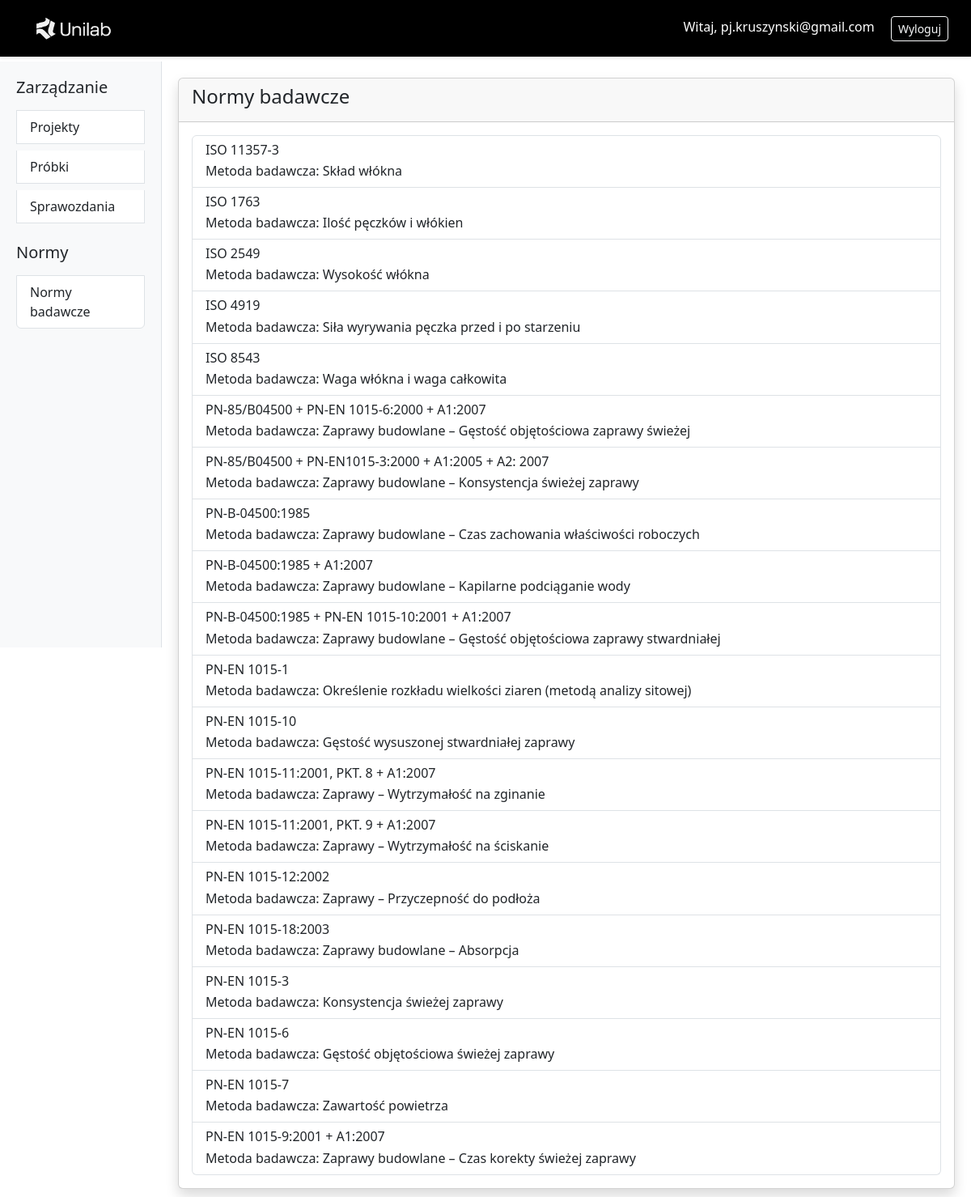
The page /standards/ (signed in) on the database its author committed.
### users/models.py (models this page shows, shortened)
class User(AbstractUser):
    username = None
    email = models.EmailField(unique=True)
    USERNAME_FIELD = 'email'
    REQUIRED_FIELDS = ['first_name', 'last_name']
    USER_TYPE_CHOICES = [
        ('personal', 'Personal'),
        ('company', 'Company')
    ]
    user_type = models.CharField(
        max_length=8, choices=USER_TYPE_CHOICES,
        default='personal'
    )
    company_name = models.CharField(max_length=255, blank=True, null=True)
    company_address = models.CharField(max_length=255, blank=True, null=True)
    tax_id = models.CharField(
        max_length=10, blank=True, null=True,
        validators=[validate_nip], verbose_name="NIP"
    )
    objects = UserManager()

### projects/models.py (models this page shows, shortened)
class ResearchStandard(models.Model):
    name = models.CharField("Norma badawcza", max_length=50, help_text="Nazwa normy badawczej np. PN-EN 206")
    method = models.CharField(max_length=50, help_text="Metoda badania np. Wytrzymałość na ściskanie")
    class Meta:
        verbose_name = _("Norma Badawcza")
        verbose_name_plural = _("Normy Badawcze")
        ordering = ['name']
        constraints = [
            models.UniqueConstraint(
                fields=['name', 'method'],
                name='unique_standard_method'
            )
        ]

### projects/views.py (the view)
class ResearchStandardListView(LoginRequiredMixin, ListView):
    model = ResearchStandard
    template_name = 'standard_list.html'
    paginate_by = 20

### projects/templates/standard_list.html
{% extends "base.html" %}
{% block content %}
<div class="card shadow">
  <div class="card-header">
    <h4>Normy badawcze</h4>
  </div>
  <div class="card-body">
    <div class="list-group">
      {% for standard in object_list %}
      <a href="#" class="list-group-item list-group-item-action">
        <div class="d-flex flex-column">
          <h6 class="mb-1 text-start">{{ standard.name }}</h6>
          <p class="mb-0 text-start">Metoda badawcza: {{ standard.method }}</p>
        </div>
      </a>
      {% endfor %}
    </div>
  </div>
</div>
{% endblock %}

### projects/templates/base.html (shortened to what this page needs)
{% load static %}
<!DOCTYPE html>
<html lang="pl">
<head>
  <link rel="stylesheet" href="https://cdn.jsdelivr.net/npm/bootstrap@5.3.0/dist/css/bootstrap.min.css">
</head>
<body>
  <nav class="navbar navbar-expand-lg navbar-custom shadow-sm fixed-top">
    <div class="container-fluid">
      <a class="navbar-brand" href="{% url 'project_list' %}">
        <img src="{% static 'users/images/logo_jasne.png' %}" alt="Logo" height="60">
      </a>
      <div class="ml-auto">
        <span class="navbar-text text-white me-3">
          <a href="{% url 'user_profile' %}" class="text-white text-decoration-none">
            Witaj, {{ request.user.email }}
          </a>
        </span>
        <a href="{% url 'logout' %}" class="btn btn-outline-light btn-sm">Wyloguj</a>
      </div>
    </div>
  </nav>
  <div class="container-fluid" style="margin-top: 76px;">
    <div class="row">
      <div class="col-md-3 col-lg-2 sidebar d-md-block">
        <div class="list-group">
          <h5 class="mb-3">Zarządzanie</h5>
          <a href="{% url 'project_list' %}" class="list-group-item list-group-item-action">
            Projekty
          </a>
          <a href="{% url 'sample_list' %}" class="list-group-item list-group-item-action mt-2">
            Próbki
          </a>
          <a href="{% url 'report_list' %}" class="list-group-item list-group-item-action mt-2">
            Sprawozdania
          </a>
          <h5 class="mt-4 mb-3">Normy</h5>
          <a href="{% url 'standard_list' %}" class="list-group-item list-group-item-action">
            Normy badawcze
          </a>
        </div>
      </div>
      <main class="col-md-9 col-lg-10 main-content">
        {% block content %}
        {% endblock %}
      </main>
    </div>
  </div>
</body>
</html>

### projects/templates/base.html (style rules this page uses)
.sidebar { height: calc(100vh - 76px); background-color: #f8f9fa; border-right: 1px solid #dee2e6; padding: 20px; overflow-y: auto; }
.main-content { padding: 20px; overflow-y: auto; }
.navbar-custom { background-color: #000000; padding: 0 1rem; }

### rows shown on the page
User: user.email "pj.kruszynski@gmail.com"
ResearchStandard: name "ISO 11357-3", method "Skład włókna"
ResearchStandard: name "ISO 1763", method "Ilość pęczków i włókien"
ResearchStandard: name "ISO 2549", method "Wysokość włókna"
ResearchStandard: name "ISO 4919", method "Siła wyrywania pęczka przed i po starzeniu"
ResearchStandard: name "ISO 8543", method "Waga włókna i waga całkowita"
ResearchStandard: name "PN-85/B04500 + PN-EN 1015-6:2000 + A1:2007", method "Zaprawy budowlane – Gęstość objętościowa zaprawy świeżej"
ResearchStandard: name "PN-85/B04500 + PN-EN1015-3:2000 + A1:2005 + A2: 2007", method "Zaprawy budowlane – Konsystencja świeżej zaprawy"
ResearchStandard: name "PN-B-04500:1985", method "Zaprawy budowlane – Czas zachowania właściwości roboczych"
ResearchStandard: name "PN-B-04500:1985 + A1:2007", method "Zaprawy budowlane – Kapilarne podciąganie wody"
ResearchStandard: name "PN-B-04500:1985 + PN-EN 1015-10:2001 + A1:2007", method "Zaprawy budowlane – Gęstość objętościowa zaprawy stwardniałej"
ResearchStandard: name "PN-EN 1015-1", method "Określenie rozkładu wielkości ziaren (metodą analizy sitowej)"
ResearchStandard: name "PN-EN 1015-10", method "Gęstość wysuszonej stwardniałej zaprawy"
ResearchStandard: name "PN-EN 1015-11:2001, PKT. 8 + A1:2007", method "Zaprawy – Wytrzymałość na zginanie"
ResearchStandard: name "PN-EN 1015-11:2001, PKT. 9 + A1:2007", method "Zaprawy – Wytrzymałość na ściskanie"
ResearchStandard: name "PN-EN 1015-12:2002", method "Zaprawy – Przyczepność do podłoża"
ResearchStandard: name "PN-EN 1015-18:2003", method "Zaprawy budowlane – Absorpcja"
ResearchStandard: name "PN-EN 1015-3", method "Konsystencja świeżej zaprawy"
ResearchStandard: name "PN-EN 1015-6", method "Gęstość objętościowa świeżej zaprawy"
ResearchStandard: name "PN-EN 1015-7", method "Zawartość powietrza"
ResearchStandard: name "PN-EN 1015-9:2001 + A1:2007", method "Zaprawy budowlane – Czas korekty świeżej zaprawy"
